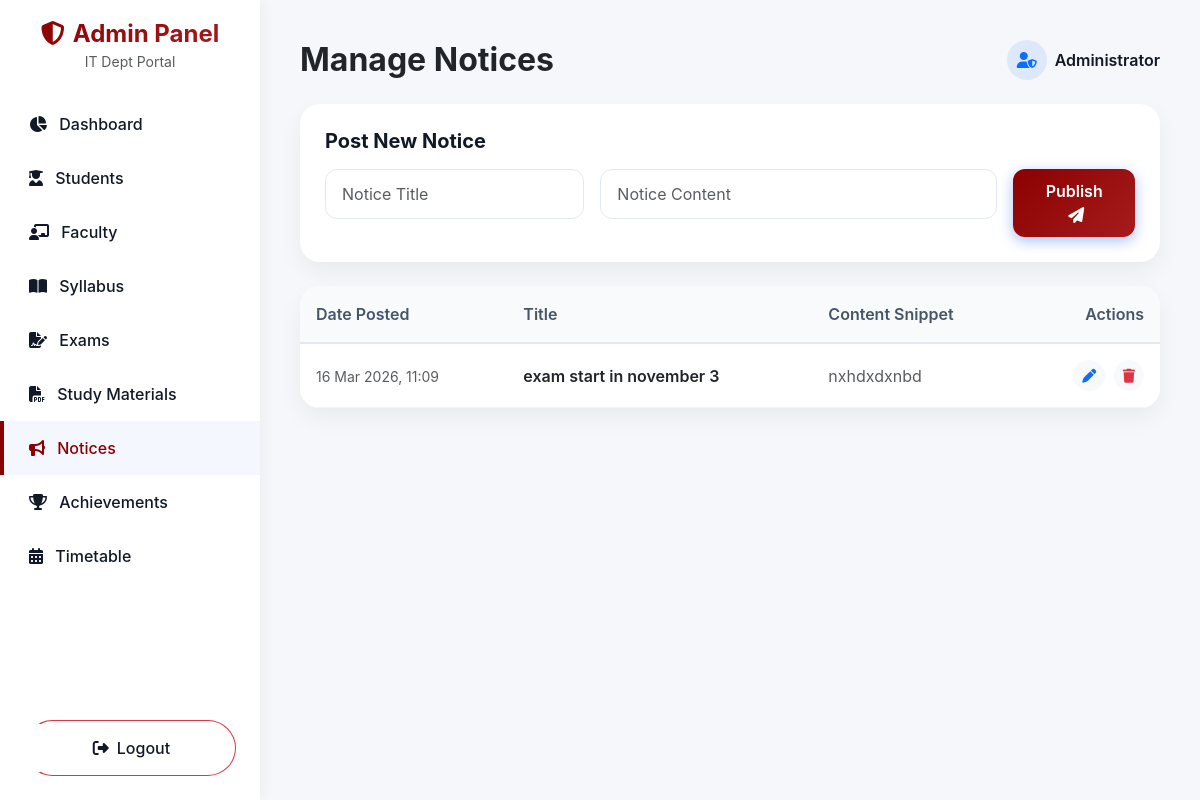
The page /admin/notices/ (signed in) on the database its author committed.
### models.py (models this page shows)
class Notice(SQLModel, table=True):
    id: Optional[int] = Field(default=None, primary_key=True)
    title: str
    content: str
    posted_by: str = Field(default="Admin") # 'Admin' or Faculty ID/Name
    type: str = Field(default="General") # 'General', 'Academic', 'Exam'
    date_posted: datetime = Field(default_factory=datetime.utcnow)

### routers/notices_router.py (the view)
@router.get("/")
def list_notices(request: Request, db: Session = Depends(get_session), admin=Depends(check_admin)):
    notices = db.exec(select(Notice).order_by(Notice.date_posted.desc())).all()
    return templates.TemplateResponse("admin/notices_list.html", {"request": request, "notices": notices})

### templates/admin/notices_list.html
{% extends "admin/admin_base.html" %}
{% block header %}Manage Notices{% endblock %}
{% block content %}
<div class="glass-card p-4 mb-4">
    <h5 class="fw-bold mb-3">Post New Notice</h5>
    <form action="/admin/notices/add" method="post" class="row g-3">
        <div class="col-md-4">
            <input type="text" name="title" class="form-control" placeholder="Notice Title" required>
        </div>
        <div class="col-md-6">
            <input type="text" name="content" class="form-control" placeholder="Notice Content" required>
        </div>
        <div class="col-md-2 text-end">
            <button type="submit" class="btn btn-gradient w-100">Publish <i class="fa-solid fa-paper-plane ms-1"></i></button>
        </div>
    </form>
</div>
<div class="table-responsive table-glass">
    <table class="table table-hover mb-0">
        <thead>
            <tr>
                <th>Date Posted</th>
                <th>Title</th>
                <th>Content Snippet</th>
                <th class="text-end">Actions</th>
            </tr>
        </thead>
        <tbody>
            {% for notice in notices %}
            <tr>
                <td class="text-muted"><small>{{ notice.date_posted.strftime('%d %b %Y, %H:%M') }}</small></td>
                <td class="fw-semibold text-dark">{{ notice.title }}</td>
                <td class="text-muted text-truncate" style="max-width: 300px;">{{ notice.content }}</td>
                <td class="text-end">
                    <a href="/admin/notices/edit/{{ notice.id }}" class="btn btn-sm btn-light text-primary me-1 rounded-circle" title="Edit"><i class="fa-solid fa-pen"></i></a>
                    <a href="/admin/notices/delete/{{ notice.id }}" class="btn btn-sm btn-light text-danger rounded-circle" title="Delete" onclick="return confirm('Delete notice?')"><i class="fa-solid fa-trash"></i></a>
                </td>
            </tr>
            {% else %}
            <tr><td colspan="4" class="text-center py-4 text-muted">No notices found.</td></tr>
            {% endfor %}
        </tbody>
    </table>
</div>
{% endblock %}

### static/css/style.css (style rules this page uses)
:root { --bg-color: #F5F7FA; --primary-blue: #8B0000; --dark-header: #0F172A; --grad-start: #8B0000; --grad-end: #A61B1B; --text-main: #111827; --card-bg: #FFFFFF; --shadow-soft: 0 10px 25px rgba(0, 0, 0, 0.05); --shadow-hover: 0 20px 40px rgba(0, 0, 0, 0.1); --radius-card: 20px; --radius-btn: 12px; }
body { font-family: -apple-system, BlinkMacSystemFont, "Segoe UI", Roboto, Helvetica, Arial, sans-serif, "Apple Color Emoji", "Segoe UI Emoji", "Segoe UI Symbol"; background-color: var(--bg-color); color: var(--text-main); -webkit-font-smoothing: antialiased; min-height: 100vh; margin: 0; padding: 0; }
.glass-card { background: var(--card-bg); border-radius: var(--radius-card); box-shadow: var(--shadow-soft); border: 1px solid rgba(255, 255, 255, 0.5); transition: transform 0.3s cubic-bezier(0.4, 0, 0.2, 1), box-shadow 0.3s ease; overflow: hidden; }
.btn-gradient { background: linear-gradient(135deg, var(--grad-start), var(--grad-end)); color: #fff; border: none; border-radius: var(--radius-btn); padding: 10px 24px; font-weight: 600; transition: all 0.3s ease; box-shadow: 0 4px 14px rgba(37, 99, 235, 0.4); }
.form-control { border-radius: 12px; padding: 12px 16px; border: 1px solid #e2e8f0; transition: border-color 0.2s, box-shadow 0.2s; }
.table-glass { background: var(--card-bg); border-radius: var(--radius-card); overflow: hidden; box-shadow: var(--shadow-soft); }
.table-glass th { background: #f8fafc; color: #475569; font-weight: 600; border-bottom: 2px solid #e2e8f0; padding: 16px; }
.table-glass td { padding: 16px; vertical-align: middle; border-bottom: 1px solid #f1f5f9; }

### rows shown on the page
Notice: date_posted "16 Mar 2026, 11:09", title "exam start in november 3", content "nxhdxdxnbd"
